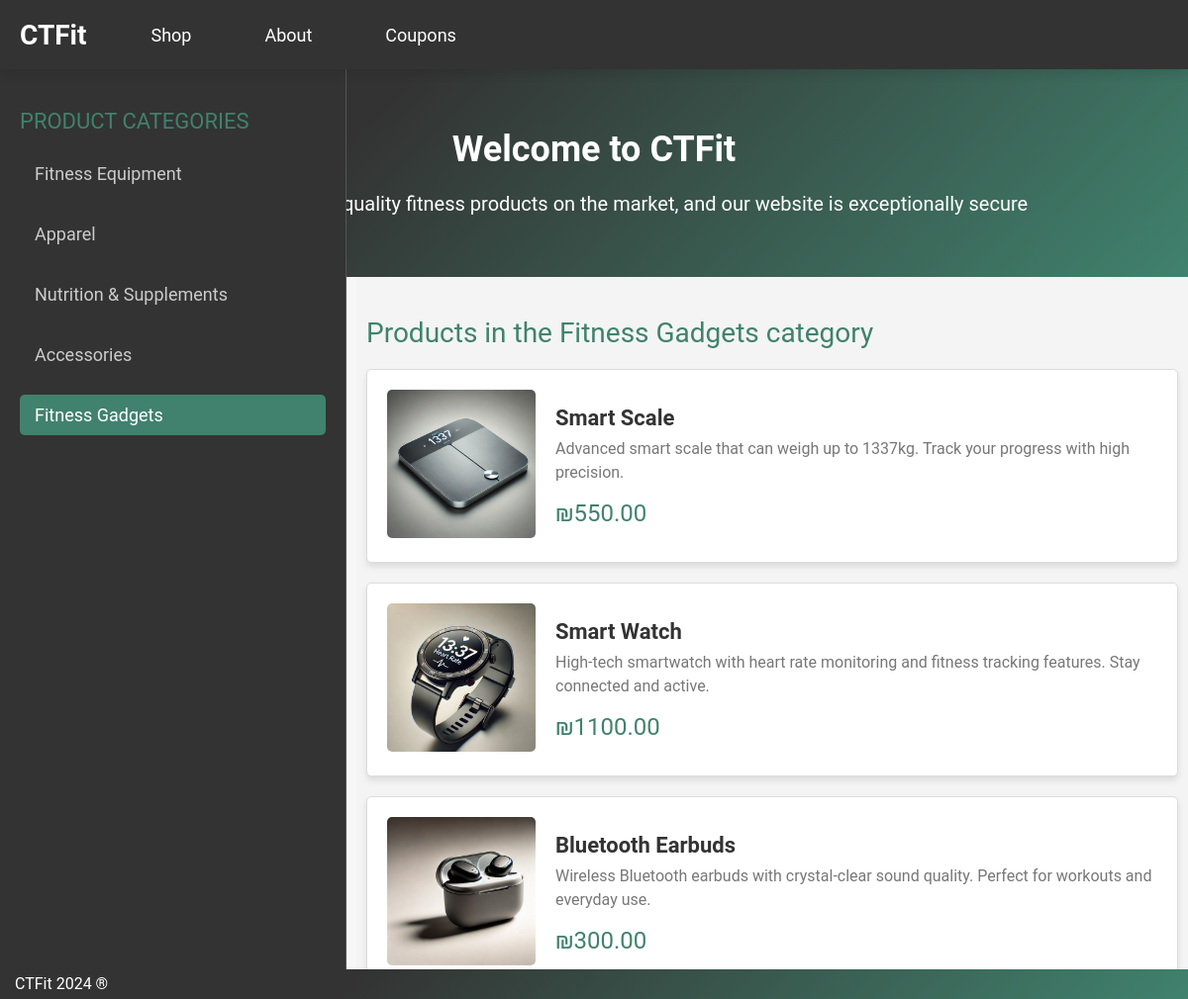
/category.php?category=Fitness+Gadgets, run on the app's committed database.
### tables this page shows
CREATE TABLE `products_2` (
  `id` int NOT NULL,
  `image` varchar(255) NOT NULL,
  `title` varchar(255) NOT NULL,
  `price` varchar(10) NOT NULL,
  `description` text NOT NULL,
  `category` varchar(100) NOT NULL,
  `meta_description` varchar(255) NOT NULL,
  `meta_keywords` varchar(255) NOT NULL
);

### php/functions.php (called while the page is built, shortened)
<?php
function dbConnect(){
    $mysqli = new mysqli(SERVER, USERNAME, PASSWORD, DATABASE);
    if($mysqli->connect_errno != 0){
        return FALSE;
    }else{
        return $mysqli;
    }
}
function getCategories(){
    $mysqli = dbConnect();
    $result = $mysqli->query("SELECT DISTINCT category FROM products_2");
    while($row = $result->fetch_assoc()){
        $categories[] = $row;
    }
    return $categories;
}
function getProductsByCategory($category){
    $mysqli = dbConnect();
    $smtp = $mysqli->prepare("SELECT * FROM products_2 WHERE category = ?");
    $smtp->bind_param("s", $category);
    $smtp->execute();
    $result = $smtp->get_result();
    $data = $result->fetch_all(MYSQLI_ASSOC);
    return $data;
}

### category.php (the view, shortened to what this page needs)
<?php require "php/functions.php" ?>
<?php
    if (isset($_GET["category"])) {
        $cat = urldecode($_GET["category"]);
    }
?>
<!DOCTYPE html>
<html lang="en">
<head>
    <link rel="stylesheet" href="css/style.css">
</head>
<body>
    <?php include "includes/nav.php" ?>
    <?php include "includes/header.php" ?>
    <main>
        <div class="left">
            <div class="section-title">Product Categories</div>
            <?php $categories = getCategories(); ?>
            <?php
                foreach ($categories as $category) {
                   ?>
                        <a href="category.php?category=<?php echo urlencode($category['category']) ?>">
                            <?php echo ucfirst($category['category']) ?>
                        </a>
                    <?php
                }
            ?>
        </div>
        <div class="right">
            <div class="section-title">Products in the <?php echo ucfirst($cat)?> category</div>
            <div class="product-list">
                <?php $products = getProductsByCategory($cat); ?>
                <?php foreach ($products as $product): ?>
                    <div class="product">
                        <div class="product-left">
                            <img src="<?php echo "products/{$product['image']}" ?>" alt="">
                        </div>
                        <div class="product-right">
                            <p class="title">
                                <a href="product.php?title=<?php echo urlencode($product['title']) ?>">
                                    <?php echo $product['title'] ?>
                                </a>
                            </p>
                            <p class="description">
                                <?php echo $product['description'] ?>
                            </p>
                            <p class="price">
                                <?php echo $product['price'] ?>
                            </p>
                        </div>
                    </div>
                <?php endforeach; ?>
            </div>
        </div>
    </main>
    <?php include "includes/footer.php" ?>
</body>
</html>

### css/style.css (style rules this page uses)
* { margin: 0; padding: 0; box-sizing: border-box; }
html, body { height: 100%; margin: 0; padding: 0; font-family: 'Roboto', sans-serif; color: #333; background-color: #f7f7f7; }
main { display: flex; height: calc(100vh - 70px); margin-top: 0; }
main .left { background-color: #333; border-right: thin solid #555; padding: 20px; color: #ccc; width: 350px; position: fixed; top: 70px; left: 0; bottom: 0; }
main .left .section-title { font-size: 22px; margin-bottom: 20px; margin-top: 20px; color: #40826D; text-transform: uppercase; }
main .left a { display: block; text-decoration: none; color: #ccc; font-size: 18px; margin-bottom: 20px; padding: 10px 15px; border-radius: 5px; transition: background-color 0.3s, color 0.3s; }
main .left a:hover, main .left a.active { background-color: #40826D; color: #fff; }
main .right { flex-grow: 1; padding: 40px 10px; margin-left: 360px; background-color: #f4f4f4; }
main .right .section-title { font-size: 28px; color: #40826D; margin-bottom: 20px; }
main .right .product-list { display: flex; flex-direction: column; gap: 20px; }
main .right .product { display: flex; padding: 20px; background-color: #fff; border: 1px solid #ddd; border-radius: 5px; box-shadow: 0 4px 6px rgba(0, 0, 0, 0.1); transition: transform 0.3s, box-shadow 0.3s; }
main .right .product-left { flex: 0 0 150px; margin-right: 20px; }
main .right .product-left img { width: 100%; border-radius: 5px; transition: transform 0.3s; }
main .right .product-right { flex: 1; display: flex; flex-direction: column; justify-content: center; }
main .right .title a { font-weight: bold; font-size: 22px; text-decoration: none; color: #333; line-height: 28px; margin-bottom: 10px; transition: color 0.3s; }
main .right .description { margin-top: 5px; color: #777; font-size: 16px; line-height: 24px; }
main .right .price { font-size: 24px; margin-top: 15px; color: #40826D; }

### data on the page
products_2: image (picture), title "Smart Scale", description "Advanced smart scale that can weigh up to 1337kg. Track your progress with high precision.", price "₪550.00"
products_2: image (picture), title "Smart Watch", description "High-tech smartwatch with heart rate monitoring and fitness tracking features. Stay connected and active.", price "₪1100.00"
products_2: image (picture), title "Bluetooth Earbuds", description "Wireless Bluetooth earbuds with crystal-clear sound quality. Perfect for workouts and everyday use.", price "₪300.00"

### other printed values
$category['category'] "Fitness Equipment"
$category['category'] "Apparel"
$category['category'] "Nutrition & Supplements"
$category['category'] "Accessories"
$category['category'] "Fitness Gadgets"
$cat "Fitness Gadgets"
